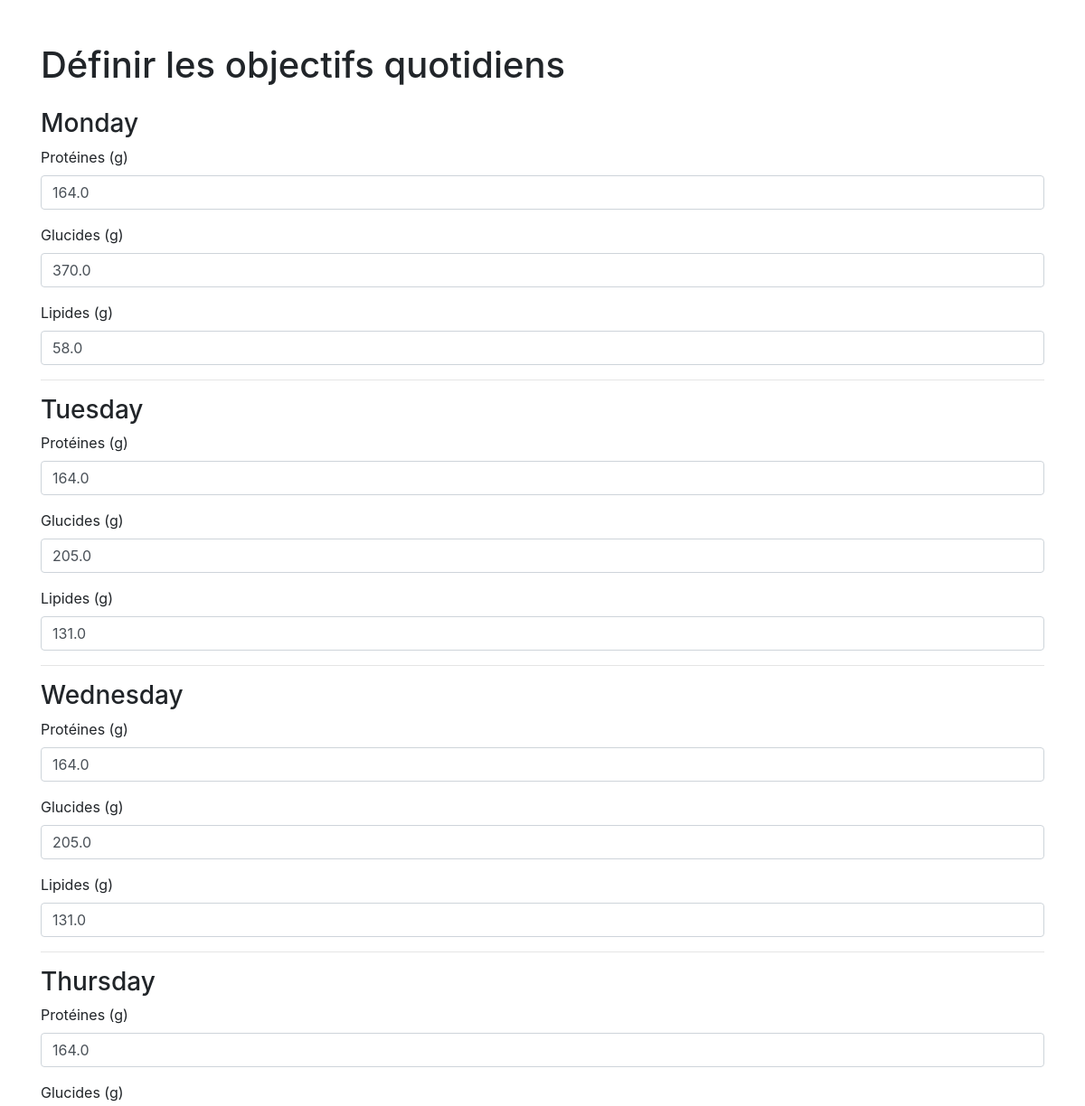
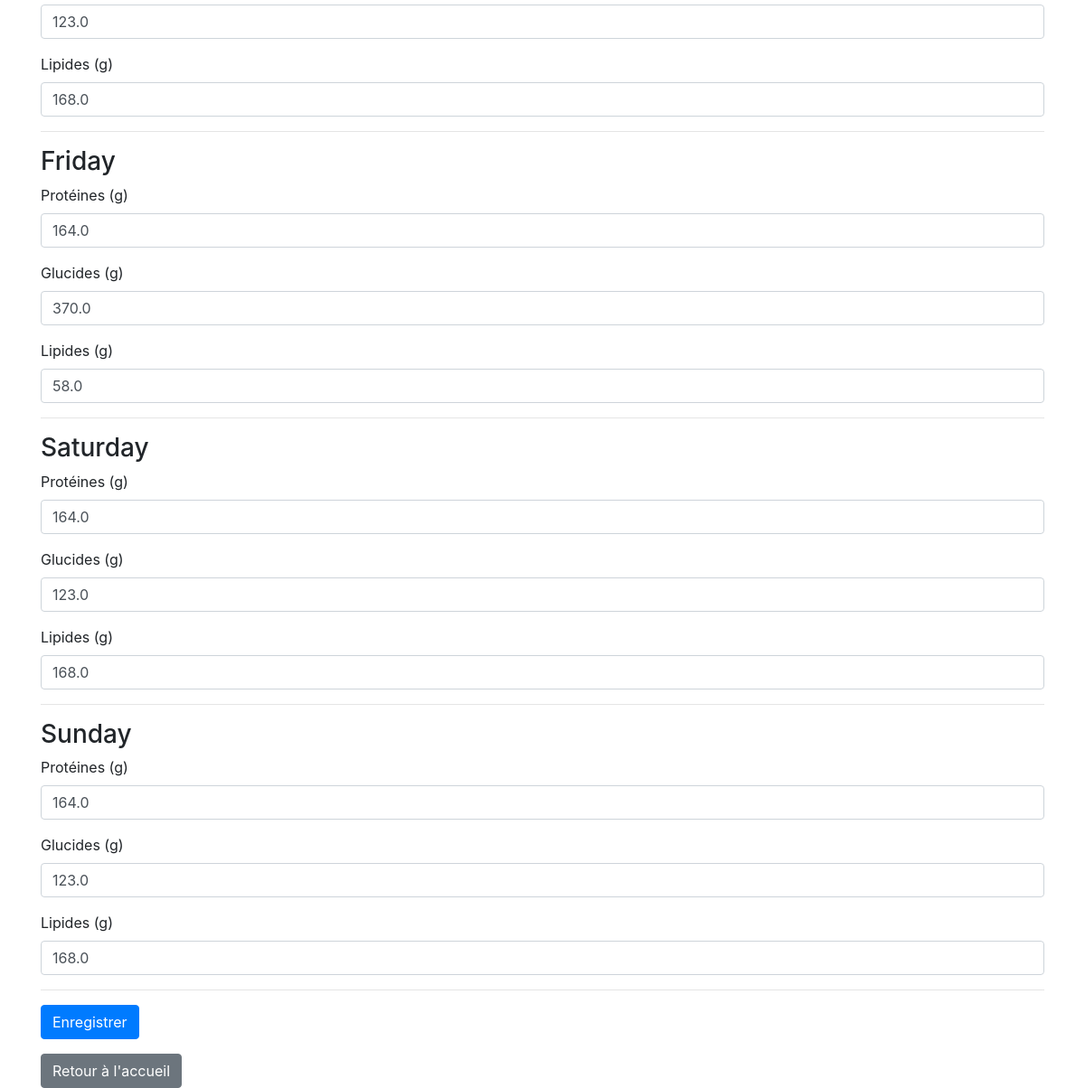
The page /goals on the database its author committed (2 pictures, top to bottom).
### macro.py (models this page shows)
class DailyGoal(db.Model):
    id = db.Column(db.Integer, primary_key=True)
    day = db.Column(db.String(10), nullable=False, unique=True)
    protein = db.Column(db.Float, nullable=False)
    carbohydrates = db.Column(db.Float, nullable=False)
    fat = db.Column(db.Float, nullable=False)

### macro.py (the view, shortened to what this page needs)
@app.route('/goals', methods=['GET', 'POST'])
@app.route('/goals', methods=['GET', 'POST'])
def goals():
    goals = {day: DailyGoal.query.filter_by(day=day).first() for day in ['Monday', 'Tuesday', 'Wednesday', 'Thursday', 'Friday', 'Saturday', 'Sunday']}
    return render_template('goals.html', goals=goals)

### templates/goals.html (shortened to what this page needs)
<!DOCTYPE html>
<html lang="en">
<head>
    <link href="https://stackpath.bootstrapcdn.com/bootstrap/4.5.2/css/bootstrap.min.css" rel="stylesheet">
</head>
<body>
    <div class="container mt-5">
        <h1 class="mb-4">Définir les objectifs quotidiens</h1>
        <form method="post">
            {% for day, goal in goals.items() %}
                <h3>{{ day }}</h3>
                <div class="form-group">
                    <label for="{{ day }}_protein">Protéines (g)</label>
                    <input type="number" class="form-control" id="{{ day }}_protein" name="{{ day }}_protein" step="0.01" value="{{ goal.protein if goal else 0 }}">
                </div>
                <div class="form-group">
                    <label for="{{ day }}_carbohydrates">Glucides (g)</label>
                    <input type="number" class="form-control" id="{{ day }}_carbohydrates" name="{{ day }}_carbohydrates" step="0.01" value="{{ goal.carbohydrates if goal else 0 }}">
                </div>
                <div class="form-group">
                    <label for="{{ day }}_fat">Lipides (g)</label>
                    <input type="number" class="form-control" id="{{ day }}_fat" name="{{ day }}_fat" step="0.01" value="{{ goal.fat if goal else 0 }}">
                </div>
                <hr>
            {% endfor %}
            <button type="submit" class="btn btn-primary">Enregistrer</button>
        </form>
        <a href="{{ url_for('index') }}" class="btn btn-secondary mt-3">Retour à l'accueil</a>
    </div>
</body>
</html>

### rows shown on the page
DailyGoal: day "Monday", protein "164.0", carbohydrates "370.0", fat "58.0"
DailyGoal: day "Tuesday", protein "164.0", carbohydrates "205.0", fat "131.0"
DailyGoal: day "Wednesday", protein "164.0", carbohydrates "205.0", fat "131.0"
DailyGoal: day "Thursday", protein "164.0", carbohydrates "123.0", fat "168.0"
DailyGoal: day "Friday", protein "164.0", carbohydrates "370.0", fat "58.0"
DailyGoal: day "Saturday", protein "164.0", carbohydrates "123.0", fat "168.0"
DailyGoal: day "Sunday", protein "164.0", carbohydrates "123.0", fat "168.0"
